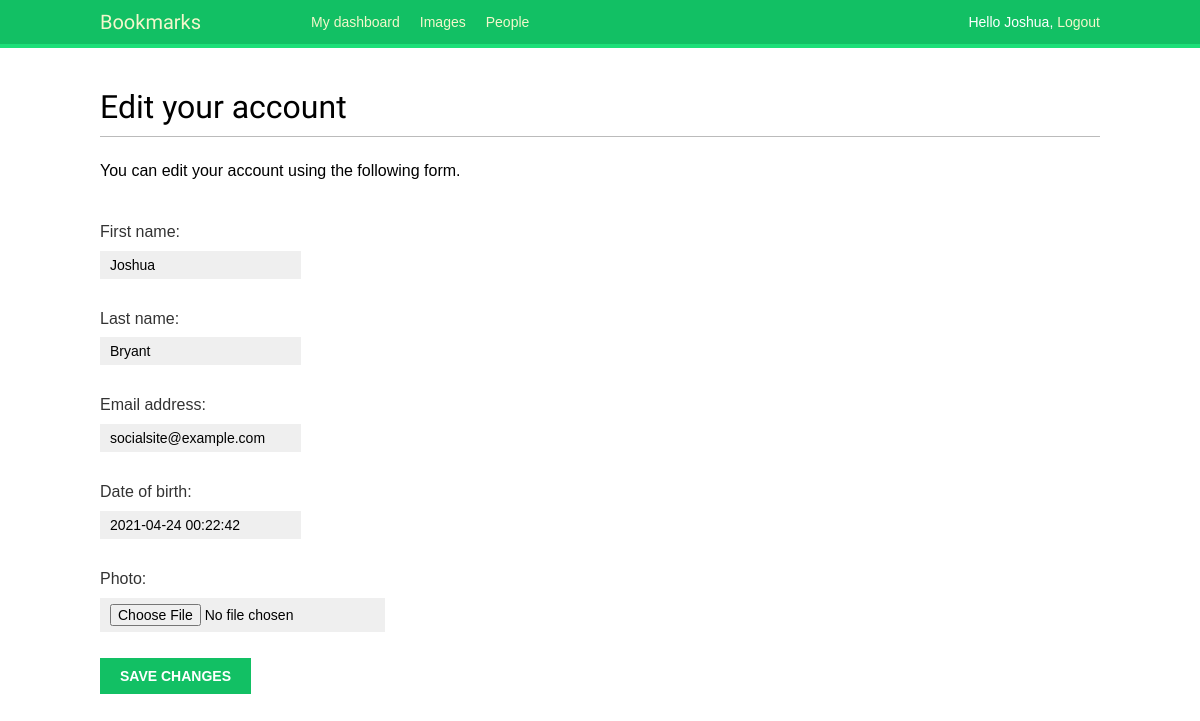
Page /account/edit (signed in) on the earlier database version.
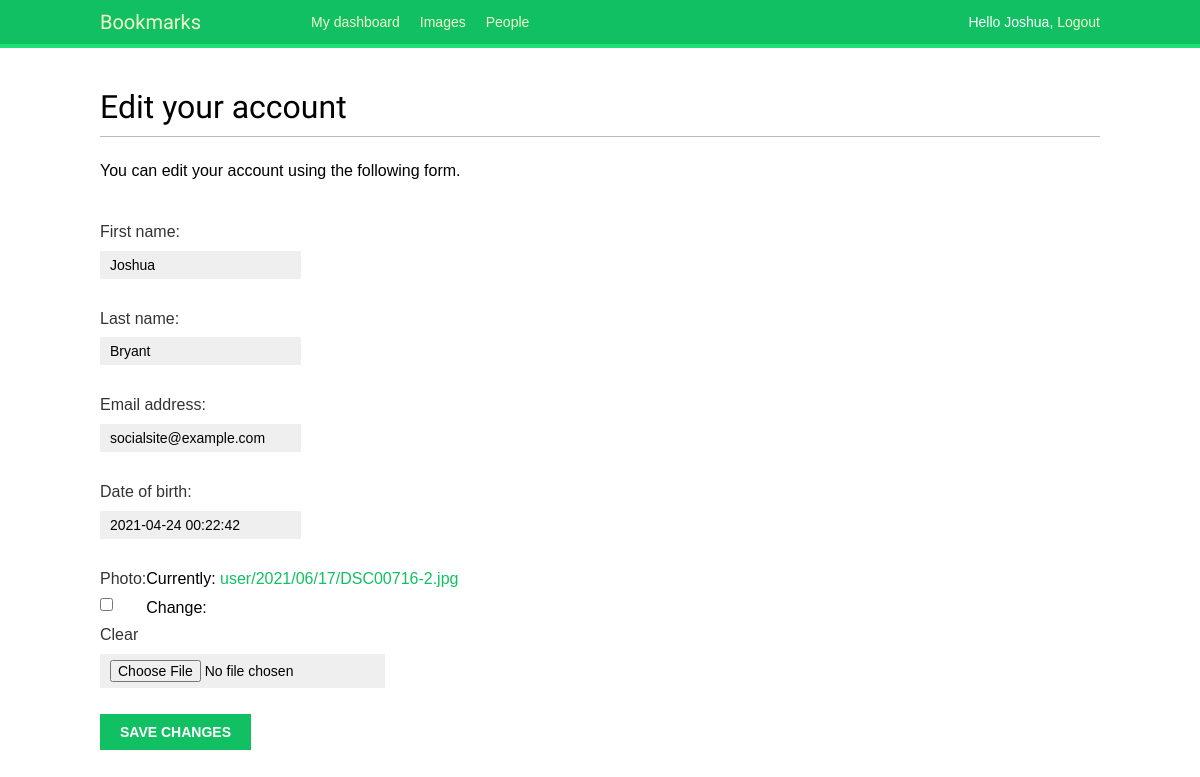
Same page on the later database version.
### account/models.py (models this page shows, shortened)
class Profile(models.Model):
    user = models.OneToOneField(settings.AUTH_USER_MODEL, on_delete = models.CASCADE)
    date_of_birth = models.DateTimeField(blank=True, null=True)
    photo = models.ImageField(upload_to = 'user/%Y/%m/%d/', blank = True)

### account/views.py (the view)
# urls.py: path('edit', views.edit, name='edit'),
@login_required
def edit(request):
    if request.method == 'POST':
        user_form = UserEditForm(instance=request.user, data = request.POST)
        profile_form = ProfileEditForm(
            instance = request.user.profile,
            data = request.POST,
            files = request.FILES
        )
        if user_form.is_valid() and profile_form.is_valid():
            user_form.save()
            profile_form.save()
            messages.success(request, 'Profile Updated successfully.')
        else:
            messages.error(request, 'Error updating your profile.')
    else:
        user_form = UserEditForm(instance=request.user)
        profile_form = ProfileEditForm(instance = request.user.profile)
    return render(request, 'account/edit.html', {'user_form':user_form, 'profile_form':profile_form})

### account/forms.py
class UserEditForm(forms.ModelForm):
    class Meta:
        model = User
        fields = ('first_name', 'last_name', 'email')

class ProfileEditForm(forms.ModelForm):
    class Meta:
        model = Profile
        fields = ('date_of_birth', 'photo')

### account/templates/account/edit.html (shortened to what this page needs)
{% extends 'base.html' %}
{% block content %}
    <h1>Edit your account</h1>
    <p>You can edit your account using the following form.</p>
    <form action="" method="post" enctype="multipart/form-data">
        {{user_form.as_p}}
        {{profile_form.as_p}}
        <p><input type="submit" value="Save changes"></p>
    </form>
{% endblock content %}

Differences in the rows shown:
now on this page (row edited): Profile: date_of_birth "2021-04-24 00:22:42"
Other differences:
form field as_p: (not shown) → "☐"
form field date_of_birth: "2021-04-24 00:22:42" → (not shown)
text no longer shown: "Date of birth: Photo:"
text now shown: "Date of birth: Photo: Currently: user/2021/06/17/DSC00716-2.jpg Clear Change:"
